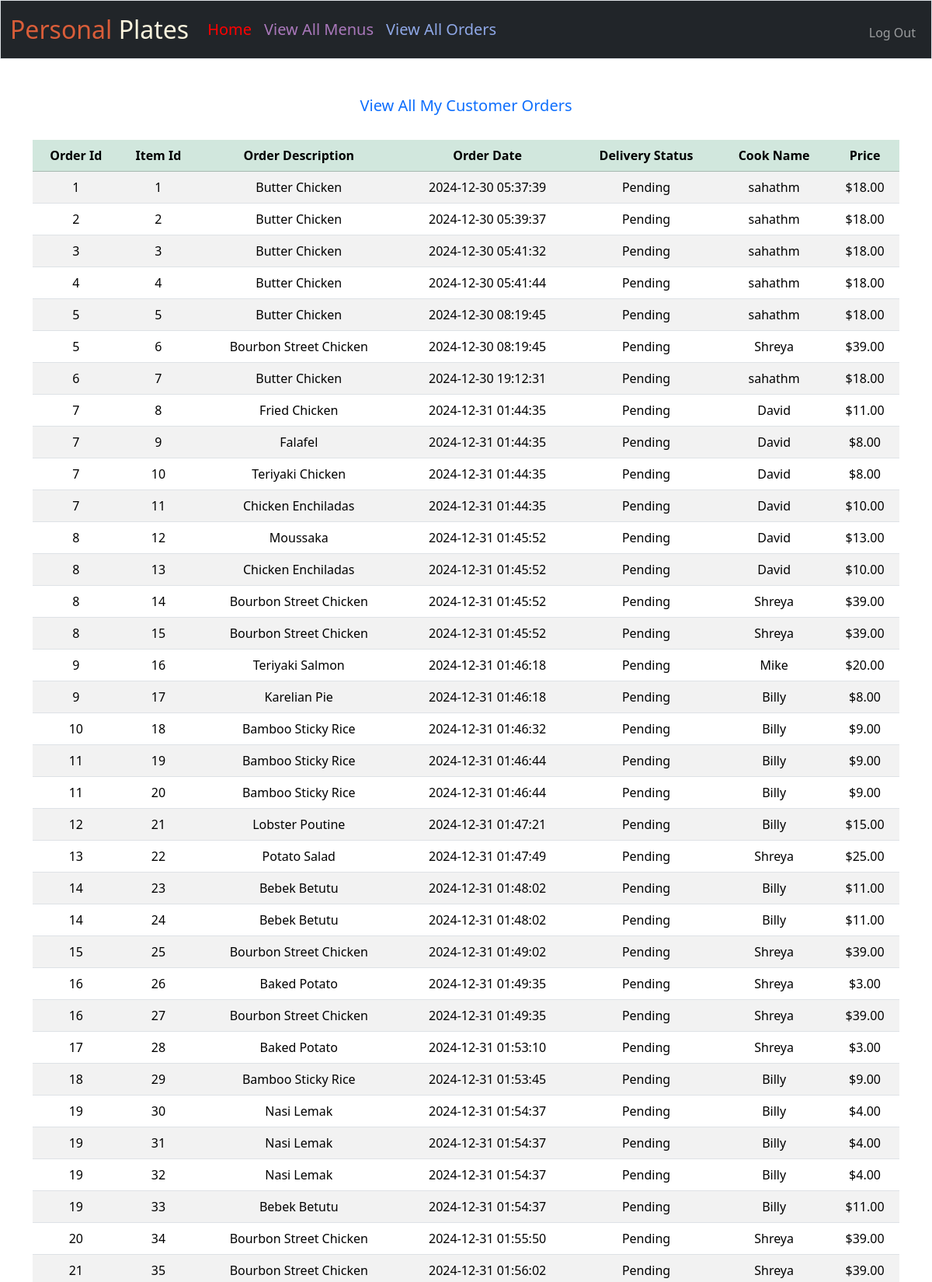
Page /administrator_view_customer_orders (signed in, upper part) on the committed database.
### tables this page shows
CREATE TABLE customer_order_items(id INTEGER PRIMARY KEY AUTOINCREMENT NOT NULL,order_id INTEGER NOT NULL,chef_id INTEGER NOT NULL,item_description TEXT NOT NULL,price numeric NOT NULL,delivery_status TEXT NOT NULL);

CREATE TABLE customer_order(id INTEGER PRIMARY KEY AUTOINCREMENT NOT NULL,customer_id INTEGER NOT NULL,order_date timestamp);

CREATE TABLE chefs(id INTEGER PRIMARY KEY AUTOINCREMENT NOT NULL, username TEXT NOT NULL, hash TEXT NOT NULL,first_name TEXT NOT NULL,last_name TEXT NOT NULL,middle_name TEXT,street_number INTEGER NOT NULL,street_address TEXT NOT NULL,city TEXT NOT NULL,state TEXT NOT NULL,zip_code INTEGER NOT NULL,country TEXT NOT NULL,phone_number TEXT NOT NULL,email_address TEXT,verified_status TEXT NOT NULL);

### app.py (the view)
@app.route("/administrator_view_customer_orders")
@login_administrator_required
def administrator_view_customer_orders():
    order_total = 0
    orders = db.execute(
        "SELECT customer_order.id as order_id,customer_order.order_date,item.id item_id,item.item_description,item.price,item.chef_id,chefs.username as chef_name,item.delivery_status FROM customer_order  INNER JOIN customer_order_items item ON ( customer_order.id = item.order_id ) INNER JOIN chefs ON ( item.chef_id = chefs.id ) ")
    if len(orders) > 0:
        customer_count = 1
    else:
        customer_count = 0
    return render_template("administrator_view_customer_orders.html", orders=orders, customer_count=customer_count, order_total=order_total)

### app.py (called while the page is built)
@app.after_request
def after_request(response):
    response.headers["Cache-Control"] = "no-cache, no-store, must-revalidate"
    response.headers["Expires"] = 0
    response.headers["Pragma"] = "no-cache"
    return response

### helpers.py (called while the page is built)
def login_administrator_required(f):
    @wraps(f)
    def decorated_function(*args, **kwargs):
        if session.get("user_id") is None:
            return redirect("/login_administrator")
        return f(*args, **kwargs)
    return decorated_function

def usd(value):
    return f"${value:,.2f}"

### templates/administrator_view_customer_orders.html (shortened to what this page needs)
{% extends "administrator_layout.html" %}
{% block main %}
    {% if customer_count > 0  %}
        <h5 class="text-primary">View All My Customer Orders</h5>
        <br>
        <table class="table table-striped">
            <thead class="table-success">
                <tr>
                    <th>Order Id</th>
                    <th>Item Id</th>
                    <th>Order Description</th>
                    <th>Order Date</th>
                    <th>Delivery Status</th>
                    <th>Cook Name</th>
                    <th>Price</th>
                </tr>
            </thead>
            <tbody>
                {% for order in orders %}
                    <tr>
                        <td>{{ order.order_id }}</td>
                        <td>{{ order.item_id }}</td>
                        <td>{{ order.item_description }}</td>
                        <td>{{ order.order_date }}</td>
                        <td>{{ order.delivery_status }}</td>
                        <td>{{ order.chef_name }}</td>
                        <td>{{ order.price | usd}}</td>
                    </tr>
                {% endfor %}
            </tbody>
        </table>
    {% endif %}
{% endblock %}

### rows in the picture
customer_order_items: order_id "1", item_id "1", item_description "Butter Chicken", order_date "2024-12-30 05:37:39", delivery_status "Pending", chef_name "sahathm", price "$18.00"
customer_order_items: order_id "2", item_id "2", item_description "Butter Chicken", order_date "2024-12-30 05:39:37", delivery_status "Pending", chef_name "sahathm", price "$18.00"
customer_order_items: order_id "3", item_id "3", item_description "Butter Chicken", order_date "2024-12-30 05:41:32", delivery_status "Pending", chef_name "sahathm", price "$18.00"
customer_order_items: order_id "4", item_id "4", item_description "Butter Chicken", order_date "2024-12-30 05:41:44", delivery_status "Pending", chef_name "sahathm", price "$18.00"
customer_order_items: order_id "5", item_id "5", item_description "Butter Chicken", order_date "2024-12-30 08:19:45", delivery_status "Pending", chef_name "sahathm", price "$18.00"
customer_order_items: order_id "5", item_id "6", item_description "Bourbon Street Chicken", order_date "2024-12-30 08:19:45", delivery_status "Pending", chef_name "Shreya", price "$39.00"
customer_order_items: order_id "6", item_id "7", item_description "Butter Chicken", order_date "2024-12-30 19:12:31", delivery_status "Pending", chef_name "sahathm", price "$18.00"
customer_order_items: order_id "7", item_id "8", item_description "Fried Chicken", order_date "2024-12-31 01:44:35", delivery_status "Pending", chef_name "David", price "$11.00"
customer_order_items: order_id "7", item_id "9", item_description "Falafel", order_date "2024-12-31 01:44:35", delivery_status "Pending", chef_name "David", price "$8.00"
customer_order_items: order_id "7", item_id "10", item_description "Teriyaki Chicken", order_date "2024-12-31 01:44:35", delivery_status "Pending", chef_name "David", price "$8.00"
customer_order_items: order_id "7", item_id "11", item_description "Chicken Enchiladas", order_date "2024-12-31 01:44:35", delivery_status "Pending", chef_name "David", price "$10.00"
customer_order_items: order_id "8", item_id "12", item_description "Moussaka", order_date "2024-12-31 01:45:52", delivery_status "Pending", chef_name "David", price "$13.00"
customer_order_items: order_id "8", item_id "13", item_description "Chicken Enchiladas", order_date "2024-12-31 01:45:52", delivery_status "Pending", chef_name "David", price "$10.00"
customer_order_items: order_id "8", item_id "14", item_description "Bourbon Street Chicken", order_date "2024-12-31 01:45:52", delivery_status "Pending", chef_name "Shreya", price "$39.00"
customer_order_items: order_id "8", item_id "15", item_description "Bourbon Street Chicken", order_date "2024-12-31 01:45:52", delivery_status "Pending", chef_name "Shreya", price "$39.00"
customer_order_items: order_id "9", item_id "16", item_description "Teriyaki Salmon", order_date "2024-12-31 01:46:18", delivery_status "Pending", chef_name "Mike", price "$20.00"
customer_order_items: order_id "9", item_id "17", item_description "Karelian Pie", order_date "2024-12-31 01:46:18", delivery_status "Pending", chef_name "Billy", price "$8.00"
customer_order_items: order_id "10", item_id "18", item_description "Bamboo Sticky Rice", order_date "2024-12-31 01:46:32", delivery_status "Pending", chef_name "Billy", price "$9.00"
customer_order_items: order_id "11", item_id "19", item_description "Bamboo Sticky Rice", order_date "2024-12-31 01:46:44", delivery_status "Pending", chef_name "Billy", price "$9.00"
customer_order_items: order_id "11", item_id "20", item_description "Bamboo Sticky Rice", order_date "2024-12-31 01:46:44", delivery_status "Pending", chef_name "Billy", price "$9.00"
customer_order_items: order_id "12", item_id "21", item_description "Lobster Poutine", order_date "2024-12-31 01:47:21", delivery_status "Pending", chef_name "Billy", price "$15.00"
customer_order_items: order_id "13", item_id "22", item_description "Potato Salad", order_date "2024-12-31 01:47:49", delivery_status "Pending", chef_name "Shreya", price "$25.00"
customer_order_items: order_id "14", item_id "23", item_description "Bebek Betutu", order_date "2024-12-31 01:48:02", delivery_status "Pending", chef_name "Billy", price "$11.00"
customer_order_items: order_id "14", item_id "24", item_description "Bebek Betutu", order_date "2024-12-31 01:48:02", delivery_status "Pending", chef_name "Billy", price "$11.00"
customer_order_items: order_id "15", item_id "25", item_description "Bourbon Street Chicken", order_date "2024-12-31 01:49:02", delivery_status "Pending", chef_name "Shreya", price "$39.00"
customer_order_items: order_id "16", item_id "26", item_description "Baked Potato", order_date "2024-12-31 01:49:35", delivery_status "Pending", chef_name "Shreya", price "$3.00"
customer_order_items: order_id "16", item_id "27", item_description "Bourbon Street Chicken", order_date "2024-12-31 01:49:35", delivery_status "Pending", chef_name "Shreya", price "$39.00"
customer_order_items: order_id "17", item_id "28", item_description "Baked Potato", order_date "2024-12-31 01:53:10", delivery_status "Pending", chef_name "Shreya", price "$3.00"
customer_order_items: order_id "18", item_id "29", item_description "Bamboo Sticky Rice", order_date "2024-12-31 01:53:45", delivery_status "Pending", chef_name "Billy", price "$9.00"
customer_order_items: order_id "19", item_id "30", item_description "Nasi Lemak", order_date "2024-12-31 01:54:37", delivery_status "Pending", chef_name "Billy", price "$4.00"
customer_order_items: order_id "19", item_id "31", item_description "Nasi Lemak", order_date "2024-12-31 01:54:37", delivery_status "Pending", chef_name "Billy", price "$4.00"
customer_order_items: order_id "19", item_id "32", item_description "Nasi Lemak", order_date "2024-12-31 01:54:37", delivery_status "Pending", chef_name "Billy", price "$4.00"
customer_order_items: order_id "19", item_id "33", item_description "Bebek Betutu", order_date "2024-12-31 01:54:37", delivery_status "Pending", chef_name "Billy", price "$11.00"
customer_order_items: order_id "20", item_id "34", item_description "Bourbon Street Chicken", order_date "2024-12-31 01:55:50", delivery_status "Pending", chef_name "Shreya", price "$39.00"
customer_order_items: order_id "21", item_id "35", item_description "Bourbon Street Chicken", order_date "2024-12-31 01:56:02", delivery_status "Pending", chef_name "Shreya", price "$39.00"
